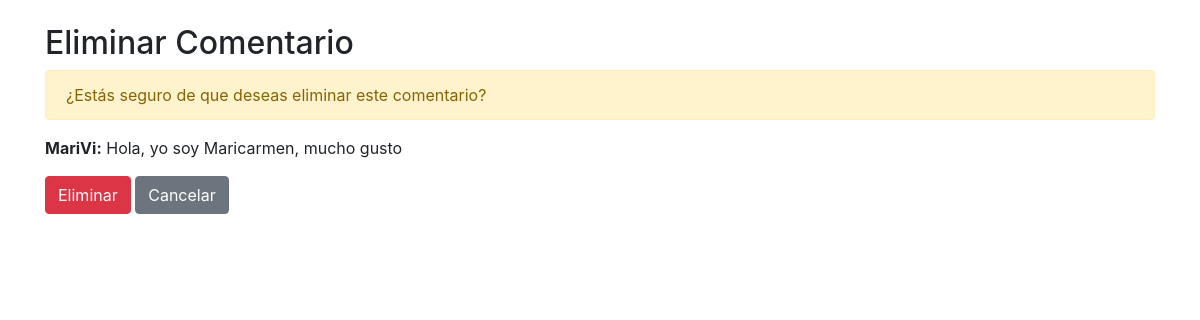
Screenshot of /inicio/comentarios/1/eliminar/ (signed in) with the database file from the repository.
### inicio/models.py (models this page shows, shortened)
class Comentario(models.Model):
    publicacion = models.ForeignKey(Publicacion, related_name='comentarios', on_delete=models.CASCADE)  # Publicación a la que pertenece el comentario
    autor = models.ForeignKey(settings.AUTH_USER_MODEL, on_delete=models.CASCADE)  # Usuario que hizo el comentario
    contenido = models.TextField()  # Contenido del comentario
    fecha_comentario = models.DateTimeField(auto_now_add=True)  # Fecha en que se creó el comentario

class Usuario(AbstractBaseUser, PermissionsMixin):
    email = models.EmailField(unique=True)  # Email único para el usuario
    nombres = models.CharField(max_length=100)  # Nombres del usuario
    nombre_usuario = models.CharField(max_length=100, unique=True)  # Nombre de usuario único
    is_staff = models.BooleanField(default=False)  # Permite acceso al admin
    is_active = models.BooleanField(default=True)  # Marca si el usuario está activo
    last_login = models.DateTimeField(null=True, blank=True)  # Fecha del último inicio de sesión
    groups = models.ManyToManyField(
        'auth.Group',
        related_name='%(class)s_set',  # `related_name` único para este modelo
        blank=True,
        help_text='The groups this user belongs to.',
        verbose_name='groups'
    )
    user_permissions = models.ManyToManyField(
        'auth.Permission',
        related_name='%(class)s_permissions',  # `related_name` único para este modelo
        blank=True,
        help_text='Specific permissions for this user.',
        verbose_name='user permissions'
    )
    objects = UsuarioManager()  # Asigna el manager personalizado
    USERNAME_FIELD = 'email'  # Campo utilizado para el inicio de sesión
    REQUIRED_FIELDS = ['nombres', 'nombre_usuario']  # Campos requeridos al crear un superusuario

### inicio/views.py (the view)
# urls.py: path('comentarios/<int:comentario_id>/eliminar/', views.eliminar_comentario, name='eliminar_comentario'),
@login_required
def eliminar_comentario(request, comentario_id):
    comentario = get_object_or_404(Comentario, id=comentario_id)  # Obtiene el comentario o lanza 404 si no existe
    if request.method == 'POST':
        publicacion_id = comentario.publicacion.id
        comentario.delete()
        messages.success(request, 'Comentario eliminado con éxito.')
        return redirect('detalle_publicacion', publicacion_id)
    return render(request, 'publicaciones/eliminar_comentario.html', {'comentario': comentario})

### inicio/templates/publicaciones/eliminar_comentario.html (shortened to what this page needs)
{% extends 'base.html' %}
{% block content %}
<div class="container mt-4">
    <h2>Eliminar Comentario</h2>
    <div class="alert alert-warning" role="alert">
        ¿Estás seguro de que deseas eliminar este comentario?
    </div>
    <form method="POST" action="{% url 'eliminar_comentario' comentario.id %}">
        <div class="form-group">
            <p><strong>{{ comentario.autor.nombre_usuario }}:</strong> {{ comentario.contenido }}</p>
        </div>
        <button type="submit" class="btn btn-danger">Eliminar</button>
        <a href="{% url 'detalle_publicacion' comentario.publicacion.id %}" class="btn btn-secondary">Cancelar</a>
    </form>
</div>
{% endblock %}

### rows the page displays
Comentario: autor.nombre_usuario "MariVi", contenido "Hola, yo soy Maricarmen, mucho gusto"
